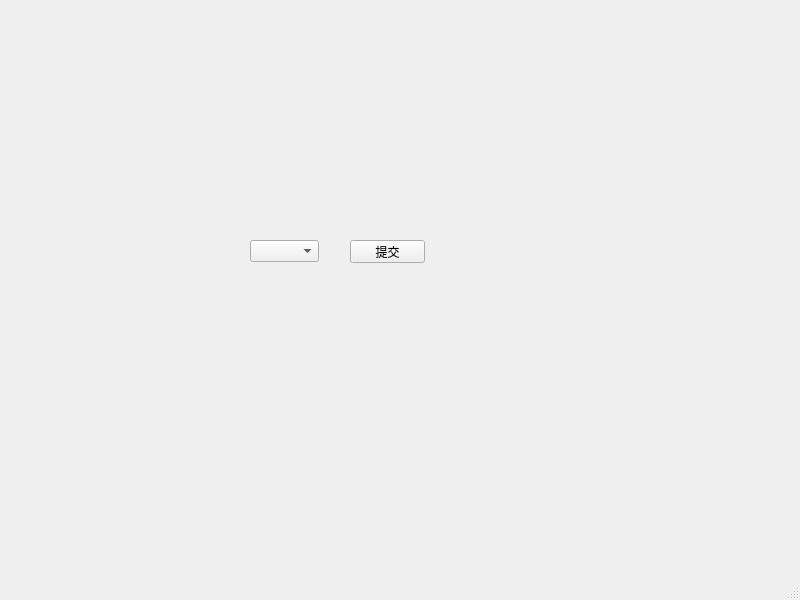
<?xml version="1.0" encoding="UTF-8"?>
<ui version="4.0">
 <class>MainWindow</class>
 <widget class="QMainWindow" name="MainWindow">
  <property name="geometry">
   <rect>
    <x>0</x>
    <y>0</y>
    <width>800</width>
    <height>600</height>
   </rect>
  </property>
  <property name="windowTitle">
   <string>MainWindow</string>
  </property>
  <widget class="QWidget" name="centralwidget">
   <widget class="QComboBox" name="comboBox">
    <property name="geometry">
     <rect>
      <x>250</x>
      <y>240</y>
      <width>69</width>
      <height>22</height>
     </rect>
    </property>
   </widget>
   <widget class="QPushButton" name="pushButton">
    <property name="geometry">
     <rect>
      <x>350</x>
      <y>240</y>
      <width>75</width>
      <height>23</height>
     </rect>
    </property>
    <property name="text">
     <string>提交</string>
    </property>
   </widget>
  </widget>
  <widget class="QMenuBar" name="menubar">
   <property name="geometry">
    <rect>
     <x>0</x>
     <y>0</y>
     <width>800</width>
     <height>23</height>
    </rect>
   </property>
  </widget>
  <widget class="QStatusBar" name="statusbar"/>
 </widget>
 <resources/>
 <connections/>
</ui>
